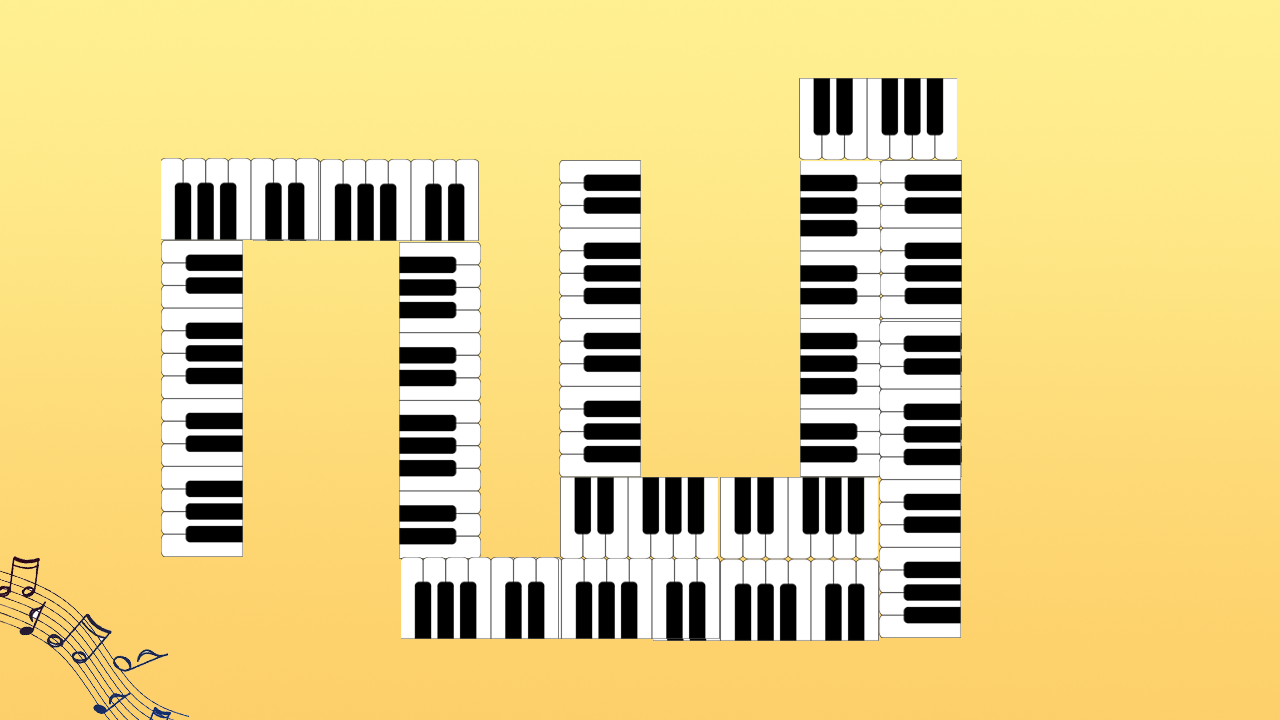

Below is a game level as drawn by its tile map, then a one-line description and the .tmx that defines it (tile-layer data replaced by summaries):
An orthogonal 16x9 tile map with 80x80 px tiles, 1 tile layer (块层 1) and 35 objects (enemy, baby).

<map version="1.0" orientation="orthogonal" width="16" height="9" tilewidth="80" tileheight="80">
 <tileset firstgid="1" name="2" tilewidth="80" tileheight="80">
  <image source="2.png" width="1280" height="720" />
 </tileset>
 <layer name="块层 1" width="16" height="9">
  <data>[144 cells, 144 non-empty, 144 distinct tile ids]</data>
 </layer>
 <objectgroup name="road" width="16" height="9">
  <object x="560" y="160" width="82" height="360">
   <properties>
    <property name="direction" value="down" />
   </properties>
  </object>
  <object x="560" y="480" width="280" height="80">
   <properties>
    <property name="direction" value="right" />
   </properties>
  </object>
  <object x="802" y="126" width="76" height="432">
   <properties>
    <property name="direction" value="up" />
   </properties>
  </object>
  <object x="800" y="80" width="122" height="80">
   <properties>
    <property name="direction" value="right" />
   </properties>
  </object>
  <object x="880" y="80" width="76" height="518">
   <properties>
    <property name="direction" value="down" />
   </properties>
  </object>
  <object x="436" y="562" width="522" height="78">
   <properties>
    <property name="direction" value="left" />
   </properties>
  </object>
  <object x="400" y="200" width="78" height="440">
   <properties>
    <property name="direction" value="up" />
   </properties>
  </object>
  <object x="204" y="160" width="274" height="80">
   <properties>
    <property name="direction" value="left" />
   </properties>
  </object>
  <object x="160" y="160" width="80" height="400">
   <properties>
    <property name="direction" value="down" />
   </properties>
  </object>
 </objectgroup>
 <objectgroup name="people" width="16" height="9">
  <object name="enemy" x="584" y="186" width="32" height="28" />
  <object name="baby" x="160" y="560" width="80" height="80" />
 </objectgroup>
 <objectgroup name="tower" width="16" height="9">
  <object x="480" y="480" width="80" height="80">
   <properties>
    <property name="type" value="5,6,8" />
   </properties>
  </object>
  <object x="960" y="320" width="80" height="80">
   <properties>
    <property name="type" value="5,6,8" />
   </properties>
  </object>
  <object x="720" y="240" width="80" height="80">
   <properties>
    <property name="type" value="5,6,8" />
   </properties>
  </object>
  <object x="240" y="320" width="80" height="80">
   <properties>
    <property name="type" value="5,6,8" />
   </properties>
  </object>
  <object x="480" y="240" width="80" height="80">
   <properties>
    <property name="type" value="5,6,8" />
   </properties>
  </object>
  <object x="80" y="240" width="80" height="80">
   <properties>
    <property name="type" value="5,6,8" />
   </properties>
  </object>
  <object x="320" y="80" width="80" height="80">
   <properties>
    <property name="type" value="5,6,8" />
   </properties>
  </object>
  <object x="640" y="240" width="80" height="80">
   <properties>
    <property name="type" value="5,6,8" />
   </properties>
  </object>
 </objectgroup>
 <objectgroup name="barrier" width="16" height="9">
  <object x="160" y="160" width="320" />
  <object x="480" y="160" height="400" />
  <object x="480" y="560" width="400" />
  <object x="880" y="160" height="400" />
  <object x="560" y="160" height="400" />
  <object x="560" y="160" width="80" />
  <object x="640" y="160" height="320" />
  <object x="640" y="480" width="160" />
  <object x="800" y="80" height="400" />
  <object x="800" y="80" width="160" />
  <object x="960" y="80" height="560" />
  <object x="400" y="640" width="560" />
  <object x="400" y="240" height="400" />
  <object x="240" y="240" width="160" />
  <object x="240" y="240" height="400" />
  <object x="160" y="160" height="480" />
 </objectgroup>
</map>
